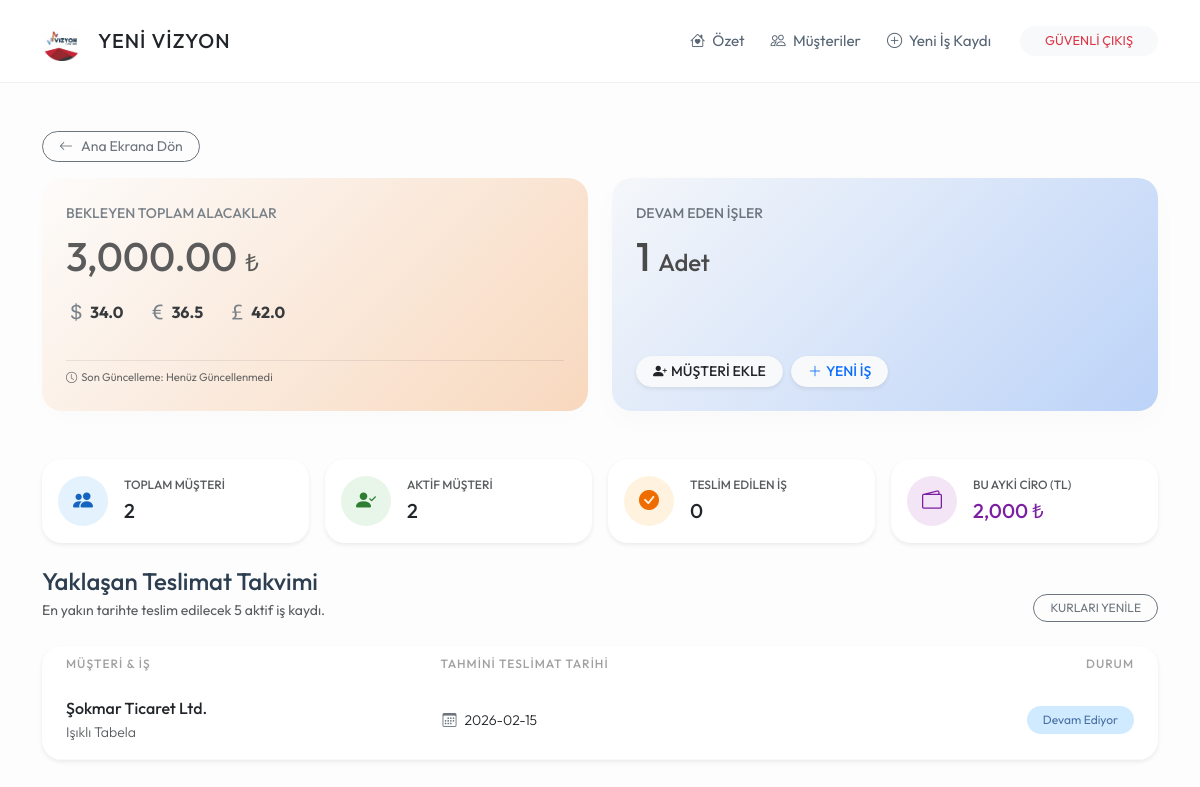
Page /satislar (signed in) on the committed database.
### app.py (models this page shows)
class IsKaydi(db.Model):
    id = db.Column(db.Integer, primary_key=True)
    is_tanimi = db.Column(db.String(200), nullable=False)
    toplam_bedel = db.Column(db.Float, nullable=False, default=0.0)
    para_birimi = db.Column(db.String(5), default='TL')
    teslim_tarihi = db.Column(db.String(20))
    durum = db.Column(db.String(20), default='Devam Ediyor')
    kayit_tarihi = db.Column(db.DateTime, default=datetime.now)
    musteri_id = db.Column(db.Integer, db.ForeignKey('musteri.id'), nullable=False)

class Musteri(db.Model):
    id = db.Column(db.Integer, primary_key=True)
    ad_soyad = db.Column(db.String(100), nullable=False)
    telefon = db.Column(db.String(20))
    isyeri_adi = db.Column(db.String(200))
    isyeri_adresi = db.Column(db.Text)
    durum = db.Column(db.String(20), default='Aktif')
    isler = db.relationship('IsKaydi', backref='sahibi', lazy=True)
    odemeler = db.relationship('Odeme', backref='musteri', lazy=True)

### app.py (the view)
@app.route('/satislar')
def satislar():
    if 'logged_in' not in session: return redirect(url_for('index'))
    aktif_musteriler = Musteri.query.filter_by(durum='Aktif').all()
    toplam_alacak_tl = 0
    devam_eden_is_sayisi = 0
    for m in aktif_musteriler:
        for i in m.isler:
            if i.durum == 'Devam Ediyor':
                devam_eden_is_sayisi += 1
            kur = GUNCEL_KURLAR.get(i.para_birimi, 1.0)
            toplam_alacak_tl += (i.toplam_bedel * kur)
        for o in m.odemeler:
            kur = GUNCEL_KURLAR.get(o.birim, 1.0)
            toplam_alacak_tl -= (o.tutar * kur)
    tum_yaklasan = IsKaydi.query.filter(
        IsKaydi.teslim_tarihi != "",
        IsKaydi.durum == 'Devam Ediyor'
    ).order_by(IsKaydi.teslim_tarihi.asc()).all()
    yaklasan_isler = [is_kaydi for is_kaydi in tum_yaklasan if is_kaydi.sahibi.durum == 'Aktif'][:5]
    t_musteri = Musteri.query.count()
    a_musteri = len(aktif_musteriler)
    biten_is = IsKaydi.query.filter_by(durum='Teslim Edildi').count()
    simdi = datetime.now()
    tum_odemeler = Odeme.query.all()
    bu_ayki_ciro = 0
    for o in tum_odemeler:
        if o.odeme_tarihi.month == simdi.month and o.odeme_tarihi.year == simdi.year:
            kur = GUNCEL_KURLAR.get(o.birim, 1.0)
            bu_ayki_ciro += (o.tutar * kur)
    return render_template('satislar.html',
                           alacak=round(toplam_alacak_tl, 2),
                           is_sayisi=devam_eden_is_sayisi,
                           yaklasan_isler=yaklasan_isler,
                           kurlar=GUNCEL_KURLAR,
                           t_musteri=t_musteri,
                           a_musteri=a_musteri,
                           biten_is=biten_is,
                           ay_ciro=bu_ayki_ciro)

### templates/satislar.html (shortened to what this page needs)
{% extends "base.html" %}
{% block content %}
<div class="mb-3">
    <a href="/" class="btn btn-outline-secondary btn-sm rounded-pill px-3"><i class="bi bi-arrow-left me-2"></i>Ana Ekrana Dön</a>
</div>
<div class="row g-4 mb-5">
    <div class="col-md-6">
        <div class="card card-custom h-100" style="background: linear-gradient(135deg, #fdfcfb 0%, #f8d5b8 100%); opacity: 0.9;">
            <div class="text-uppercase small fw-medium text-secondary mb-2">Bekleyen Toplam Alacaklar</div>
            <div class="h1 mb-3" style="color: #4a4a4a;">{{ "{:,.2f}".format(alacak) }} <span class="fs-4">₺</span></div>
            <div class="d-flex flex-wrap align-items-center text-muted small gap-4 mt-auto">
                <span class="d-flex align-items-center" title="Dolar">
                    <i class="bi bi-currency-dollar fs-5 text-secondary"></i><strong class="ms-1 text-dark fs-6">{{ kurlar.USD }}</strong>
                </span>
                <span class="d-flex align-items-center" title="Euro">
                    <i class="bi bi-currency-euro fs-5 text-secondary"></i><strong class="ms-1 text-dark fs-6">{{ kurlar.EUR }}</strong>
                </span>
                <span class="d-flex align-items-center" title="Sterlin">
                    <i class="bi bi-currency-pound fs-5 text-secondary"></i><strong class="ms-1 text-dark fs-6">{{ kurlar.GBP }}</strong>
                </span>
                <div class="w-100 mt-2 pt-2 border-top border-dark border-opacity-10" style="font-size: 0.7rem;">
                    <i class="bi bi-clock me-1"></i>Son Güncelleme: {{ kurlar.tarih }}
                </div>
            </div>
        </div>
    </div>
    <div class="col-md-6">
        <div class="card card-custom h-100" style="background: linear-gradient(135deg, #f5f7fa 0%, #bcd3f8 100%);">
            <div class="text-uppercase small fw-medium text-secondary mb-2">Devam Eden İşler</div>
            <div class="h1 mb-3" style="color: #4a4a4a;">{{ is_sayisi }} <span class="fs-4">Adet</span></div>
            <div class="mt-auto d-flex flex-wrap gap-2">
                <button class="btn btn-sm btn-light text-dark fw-medium shadow-sm rounded-pill px-3" data-bs-toggle="modal" data-bs-target="#hizliMusteriEkleModal">
                    <i class="bi bi-person-plus-fill me-1"></i>MÜŞTERİ EKLE
                </button>
                <a href="/is_ekle" class="btn btn-sm btn-light text-primary fw-medium shadow-sm rounded-pill px-3">
                    <i class="bi bi-plus-lg me-1"></i>YENİ İŞ
                </a>
            </div>
        </div>
    </div>
</div>
<div class="row g-3 mb-4">
    <div class="col-md-3 col-6">
        <div class="card card-custom p-3 border-0 h-100 shadow-sm d-flex flex-row align-items-center">
            <div class="rounded-circle p-3 d-flex align-items-center justify-content-center" style="width: 50px; height: 50px; background-color: #e3f2fd; color: #1565c0;">
                <i class="bi bi-people-fill fs-5"></i>
            </div>
            <div class="ms-3">
                <div class="small text-muted fw-bold" style="font-size: 0.75rem;">TOPLAM MÜŞTERİ</div>
                <div class="fw-bold text-dark fs-5">{{ t_musteri }}</div>
            </div>
        </div>
    </div>
    <div class="col-md-3 col-6">
        <div class="card card-custom p-3 border-0 h-100 shadow-sm d-flex flex-row align-items-center">
            <div class="rounded-circle p-3 d-flex align-items-center justify-content-center" style="width: 50px; height: 50px; background-color: #e8f5e9; color: #2e7d32;">
                <i class="bi bi-person-check-fill fs-5"></i>
            </div>
            <div class="ms-3">
                <div class="small text-muted fw-bold" style="font-size: 0.75rem;">AKTİF MÜŞTERİ</div>
                <div class="fw-bold text-dark fs-5">{{ a_musteri }}</div>
            </div>
        </div>
    </div>
    <div class="col-md-3 col-6">
        <div class="card card-custom p-3 border-0 h-100 shadow-sm d-flex flex-row align-items-center">
            <div class="rounded-circle p-3 d-flex align-items-center justify-content-center" style="width: 50px; height: 50px; background-color: #fff3e0; color: #ef6c00;">
                <i class="bi bi-check-circle-fill fs-5"></i>
            </div>
            <div class="ms-3">
                <div class="small text-muted fw-bold" style="font-size: 0.75rem;">TESLİM EDİLEN İŞ</div>
                <div class="fw-bold text-dark fs-5">{{ biten_is }}</div>
            </div>
        </div>
    </div>
    <div class="col-md-3 col-6">
        <div class="card card-custom p-3 border-0 h-100 shadow-sm d-flex flex-row align-items-center">
            <div class="rounded-circle p-3 d-flex align-items-center justify-content-center" style="width: 50px; height: 50px; background-color: #f3e5f5; color: #7b1fa2;">
                <i class="bi bi-wallet2 fs-5"></i>
            </div>
            <div class="ms-3">
                <div class="small text-muted fw-bold" style="font-size: 0.75rem;">BU AYKİ CİRO (TL)</div>
                <div class="fw-bold text-dark fs-5" style="color: #7b1fa2 !important;">{{ "{:,.0f}".format(ay_ciro) }} ₺</div>
            </div>
        </div>
    </div>
</div>
<div class="row">
    <div class="col-12">
        <div class="d-flex justify-content-between align-items-end mb-4">
            <div>
                <h4 class="mb-1">Yaklaşan Teslimat Takvimi</h4>
                <p class="text-muted small mb-0">En yakın tarihte teslim edilecek 5 aktif iş kaydı.</p>
            </div>
            <a href="/kurlari_guncelle" class="btn btn-sm btn-outline-secondary rounded-pill px-3" style="font-size: 0.75rem;">KURLARI YENİLE</a>
        </div>
        <div class="card card-custom p-0 overflow-hidden shadow-sm border-0">
            <div class="table-responsive">
                <table class="table table-hover align-middle mb-0">
                    <thead>
                        <tr>
                            <th class="ps-4">Müşteri & İş</th>
                            <th>Tahmini Teslimat Tarihi</th>
                            <th class="text-end pe-4">Durum</th>
                        </tr>
                    </thead>
                    <tbody>
                        {% for is in yaklasan_isler %}
                        <tr>
                            <td class="ps-4">
                                <div class="text-dark fw-medium">{{ is.sahibi.ad_soyad }}</div>
                                <div class="small text-muted">{{ is.is_tanimi }}</div>
                            </td>
                            <td>
                                <span class="small">
                                    <i class="bi bi-calendar3 me-2 text-secondary"></i>{{ is.teslim_tarihi }}
                                </span>
                            </td>
                            <td class="text-end pe-4">
                                <span class="badge rounded-pill badge-pastel-blue px-3 py-2" style="font-weight: 400; color: #4a6fa5; background-color: #d0ebff;">
                                    {{ is.durum }}
                                </span>
                            </td>
                        </tr>
                        {% endfor %}
                    </tbody>
                </table>
            </div>
        </div>
    </div>
</div>
{% endblock %}

### templates/base.html (style rules this page uses)
:root { --yvr-bg: #fdfdfd; --yvr-card-bg: #ffffff; --yvr-primary: #a2d2ff; --yvr-secondary: #bde0fe; --yvr-accent: #ffafcc; --yvr-text: #576574; --yvr-text-dark: #2c3e50; }
body { background-color: var(--yvr-bg); font-family: 'Outfit', sans-serif; color: var(--yvr-text); font-weight: 400; line-height: 1.6; }
h1, h2, h3, h4, h5, .fw-bold { font-weight: 500 !important; color: var(--yvr-text-dark); }
.card-custom { background: var(--yvr-card-bg); border-radius: 20px; border: none; box-shadow: 0 10px 30px rgba(0,0,0,0.02); padding: 1.5rem; }
.table { --bs-table-bg: transparent; }
.table thead th { font-weight: 500; text-transform: uppercase; font-size: 0.75rem; letter-spacing: 1px; color: #a0a0a0; border: none; }
.table td { border-bottom: 1px solid #f8f9fa; padding: 15px 10px; font-weight: 300; }
.badge-pastel-blue { background-color: #d0ebff; color: #1971c2; }

### rows in the picture
IsKaydi: sahibi.ad_soyad "Şokmar Ticaret Ltd.", is_tanimi "Işıklı Tabela", teslim_tarihi "2026-02-15", durum "Devam Ediyor"

### other values in the picture
{{ "{:,.2f}".format(alacak) }} "3,000.00"
{{ kurlar.USD }} "34.0"
{{ kurlar.EUR }} "36.5"
{{ kurlar.GBP }} "42.0"
{{ kurlar.tarih }} "Henüz Güncellenmedi"
{{ is_sayisi }} "1"
{{ t_musteri }} "2"
{{ a_musteri }} "2"
{{ biten_is }} "0"
{{ "{:,.0f}".format(ay_ciro) }} "2,000"
